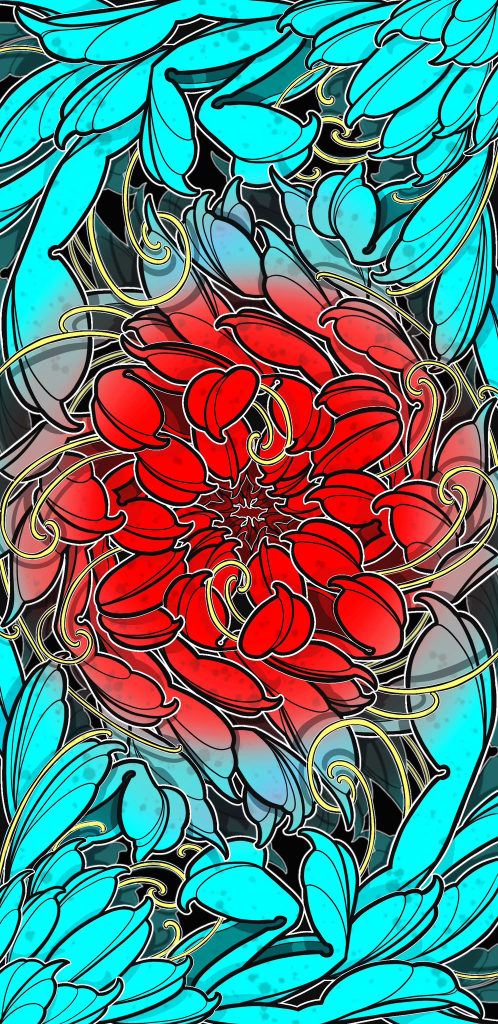
#> input picture assets/da zippo/WhatsApp Image 2026-10-25 at 14.33.51.jpeg, 996 x 2048 px (shown at 1/2 size)
$ python -i lift-originals.py   (imports and definitions only)
#> lines starting #> are read from the running program, lines starting #| are printed output that depends on the picture; after the words box and inside, x2 and y2 are one past the last pixel; in counts of white or black regions, pixels touching at a corner belong together
#> further down, picture is the input picture: shape (2048, 996, 3); mean B, G, R 121.2, 123.4, 84.8
"""Sgt. Zippo's own drawings (folder ../assets/da zippo, supplied by the owner in round 8) as the site's first designs.

    python -I scripts/lift-originals.py

For each drawing (sorted by file name → z01, z02, …; the AL3 badge is skipped) writes
  public/ink/<id>.webp (≤ 560 px) + public/ink/h/<id>.webp (≤ 384 px)   the floating sticker
  public/works/<id>.webp (≤ 1080 px) + public/works/<id>_s.webp (480 w) the drawing itself, for the archive
and src/designs.js (ids, titles, aspect). Then rebuilds src/ink-aspect.js.

Three kinds of drawing, set per file in KIND:
  paper  on white / cream paper: the same die-cut sticker as the AI redraws (lift-redraws.py), paper → bone;
  card   a framed flash card: the card itself, cropped from its margin, with rounded corners;
  dark   on black: cut out around the design, its colours kept.
"""
import os, sys, json, importlib.util, subprocess
import numpy as np
import cv2

HERE = os.path.dirname(os.path.abspath(__file__)); SITE = os.path.dirname(HERE); ROOT = os.path.dirname(SITE)
SRC = os.path.join(ROOT, "assets", "da zippo")
spec = importlib.util.spec_from_file_location("lift_redraws", os.path.join(HERE, "lift-redraws.py"))
# [1 line not run here, left out]

# by position in the sorted folder (1-based), checked by eye against the drawings
SKIP = {21}  # the AL3 badge: the studio's mark, not a design
KIND = {1: "card", 2: "card", 5: "card", 6: "card", 7: "card", 20: "dark"}
TITLE = {
    1: "Fiore rosso tra le foglie", 2: "Rose · turchese", 3: "Oni con katana", 4: "Samurai", 5: "Rose · rosso",
    6: "Caricatura", 7: "Pesce combattente", 8: "Rose e filigrana rossa", 9: "Tigre", 10: "Gru e ornamenti",
    11: "Ornamentale", 12: "Teschio ornamentale", 13: "Gufo e luna", 14: "Ornamentale · linea", 15: "Loto",
    16: "Lanterna", 17: "Mon cher", 18: "Gatto samurai", 19: "Mano e mela", 20: "Rosa e spine", 22: "Rosa rossa",
}


def card(bgr):
    """the card: everything that differs from the outer margin, cropped, rounded corners"""
    h, w = bgr.shape[:2]
#> h = 2048; w = 996
    U = max(h, w) / 100
#> U = 20.48
    r = max(2, int(1.2 * U))
#> r = 24
    ring = np.concatenate([bgr[:r].reshape(-1, 3), bgr[-r:].reshape(-1, 3), bgr[:, :r].reshape(-1, 3), bgr[:, -r:].reshape(-1, 3)]).astype(np.float32)
    g0, spread = np.median(ring, 0), ring.std(0).mean()
#> g0 = [164, 183, 12]; spread = 90.91
    if spread > 30:  # full bleed: the whole image is the card
        x0, y0, x1, y1 = 0, 0, w, h
#> x0 = 0; y0 = 0; x1 = 996; y1 = 2048
    else:
        d = np.linalg.norm(bgr.astype(np.float32) - g0, axis=2)
        m = (d > 30).astype(np.uint8)
        m = cv2.morphologyEx(m, cv2.MORPH_CLOSE, np.ones((int(U) | 1, int(U) | 1), np.uint8))
        n, cc, st, _ = cv2.connectedComponentsWithStats(m, 8)
        i = 1 + int(np.argmax(st[1:, cv2.CC_STAT_AREA]))
        x0, y0, bw, bh = st[i, :4]
        x1, y1 = x0 + bw, y0 + bh
    im = bgr[y0:y1, x0:x1]
    ch, cw = im.shape[:2]
#> ch = 2048; cw = 996
    rad = int(min(ch, cw) * 0.035)
#> rad = 34
    a = np.zeros((ch * 4, cw * 4), np.uint8)
    R = rad * 4
#> R = 136
    cv2.rectangle(a, (R, 0), (cw * 4 - R, ch * 4), 255, -1); cv2.rectangle(a, (0, R), (cw * 4, ch * 4 - R), 255, -1)
#> after `cv2.rectangle(a, (R, 0), (cw * 4 - R, ch * 4), 255, -1)`:
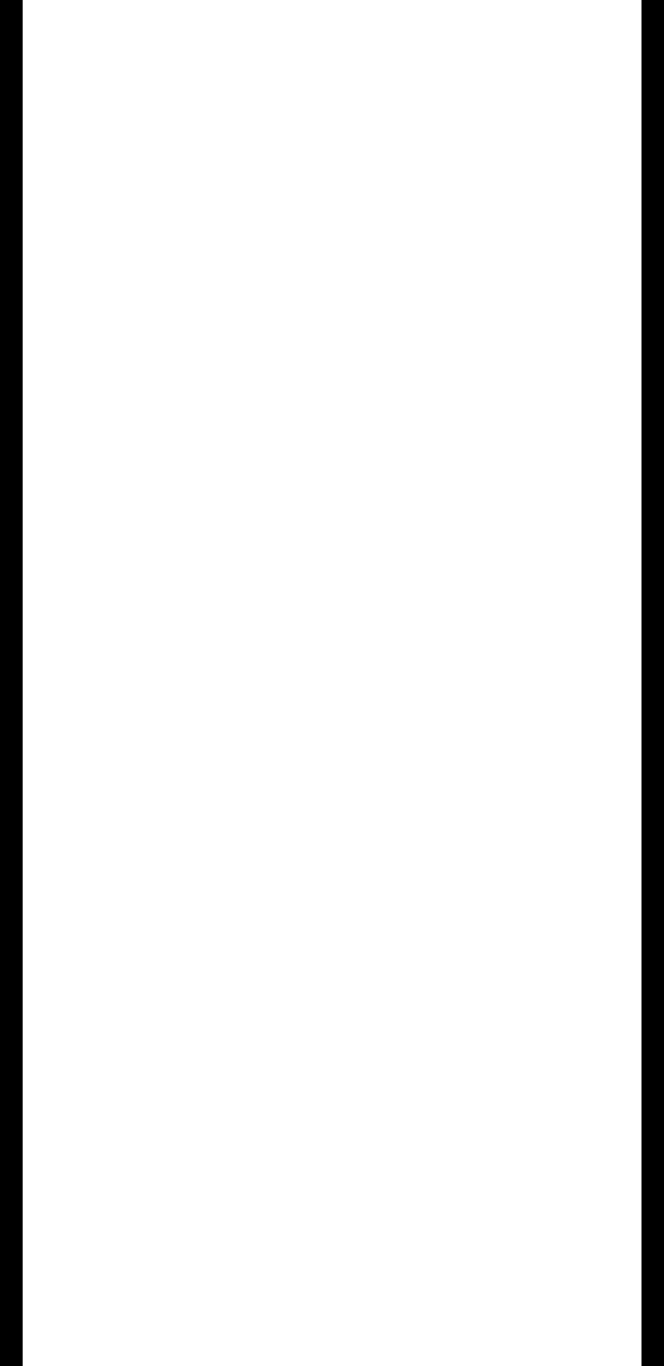
#> a: shape (8192, 3984) (shown at 1/6 size); 93.2% white; 2 black regions, box (x1, y1, x2, y2) and area: (0, 0, 136, 8192) 1114112, (3849, 0, 3984, 8192) 1105920
#> after `cv2.rectangle(a, (0, R), (cw * 4, ch * 4 - R), 255, -1)`:
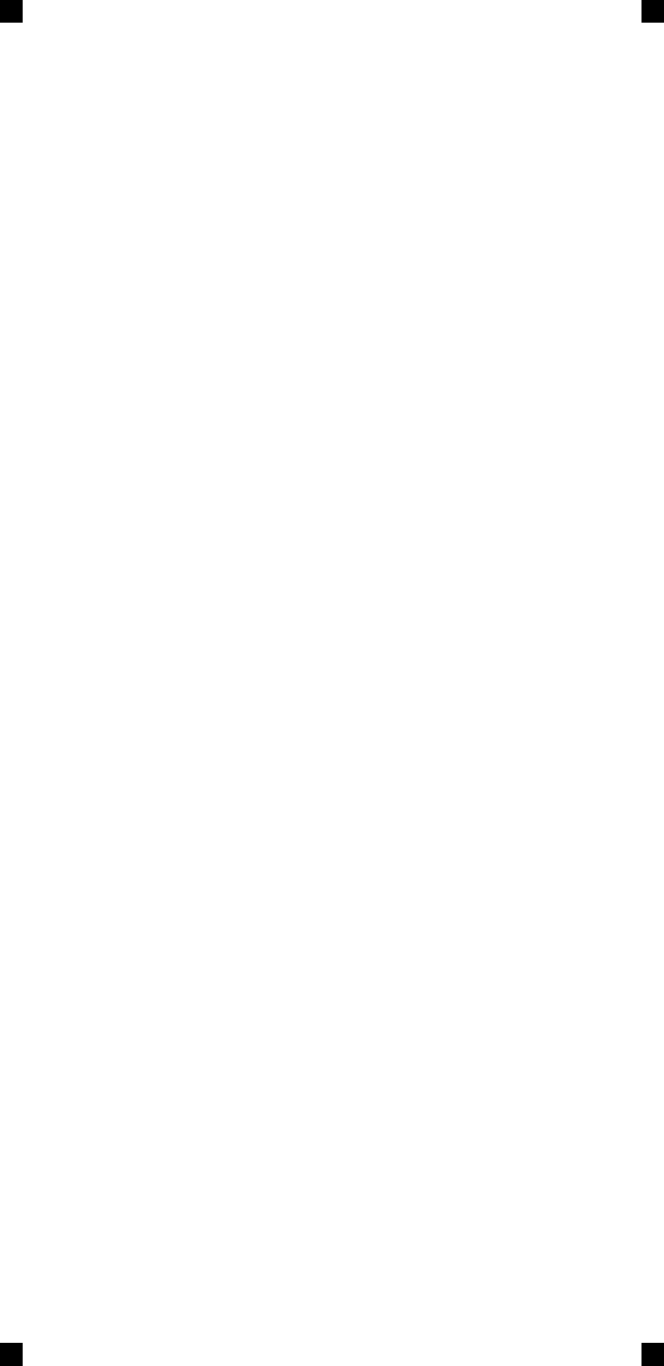
#> a: shape (8192, 3984) (shown at 1/6 size); 99.8% white; 4 black regions, box (x1, y1, x2, y2) and area: (0, 0, 136, 136) 18496, (3849, 0, 3984, 136) 18360, (0, 8057, 136, 8192) 18360, (3849, 8057, 3984, 8192) 18225
    for cx, cy in ((R, R), (cw * 4 - R, R), (R, ch * 4 - R), (cw * 4 - R, ch * 4 - R)):
        cv2.circle(a, (cx, cy), R, 255, -1)
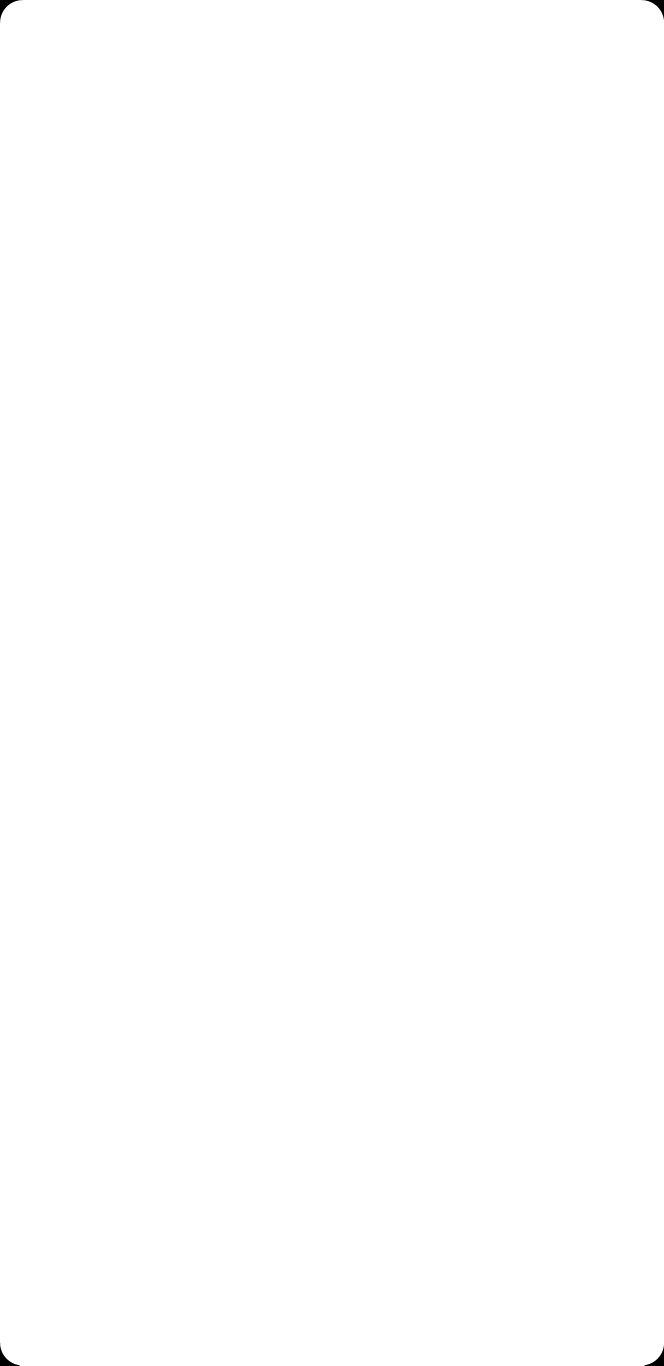
#> a: shape (8192, 3984) (shown at 1/6 size); 100% white; 4 black regions, box (x1, y1, x2, y2) and area: (0, 0, 136, 136) 4110, (3849, 0, 3984, 120) 3974, (0, 8057, 120, 8192) 3974, (3865, 8073, 3984, 8192) 3839
    a = cv2.resize(a, (cw, ch), interpolation=cv2.INTER_AREA)
    return np.dstack([im, a]), im


# [26 lines left out: functions dark, save_photo, not called in this run]


# [30 lines not run here, left out]

>>> import cv2
>>> picture = cv2.imread('../../assets/da zippo/WhatsApp Image 2026-10-25 at 14.33.51.jpeg')
>>> result = card(picture)

$ run again, on assets/da zippo/WhatsApp Image 2026-10-25 at 14.33.52.jpeg
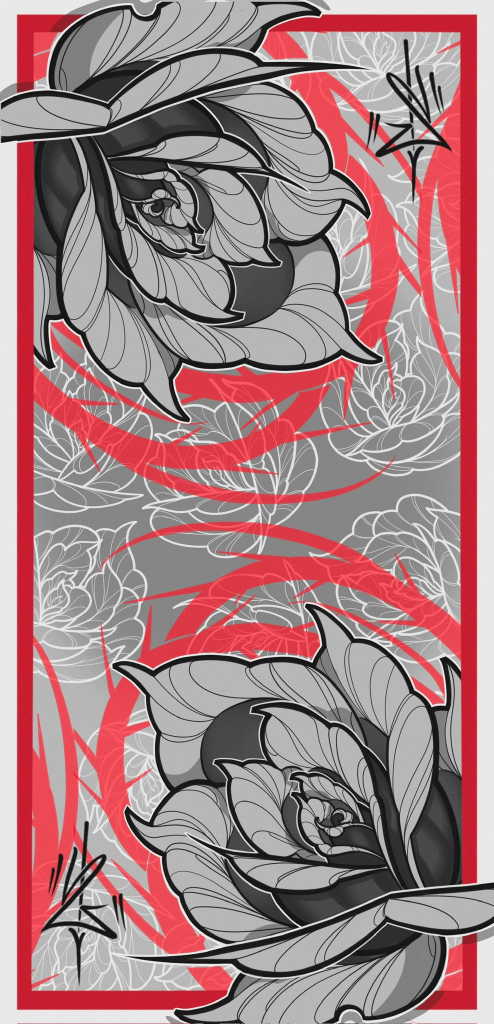
#> input picture assets/da zippo/WhatsApp Image 2026-10-25 at 14.33.52.jpeg, 988 x 2048 px (shown at 1/2 size)
#> picture is the input picture: shape (2048, 988, 3); mean B, G, R 133.2, 130.3, 165.2
#> g0 = [232, 232, 232]; spread = 44.23
#> in card, `cv2.rectangle(a, (R, 0), (cw * 4 - R, ch * 4), 255, -1)`:
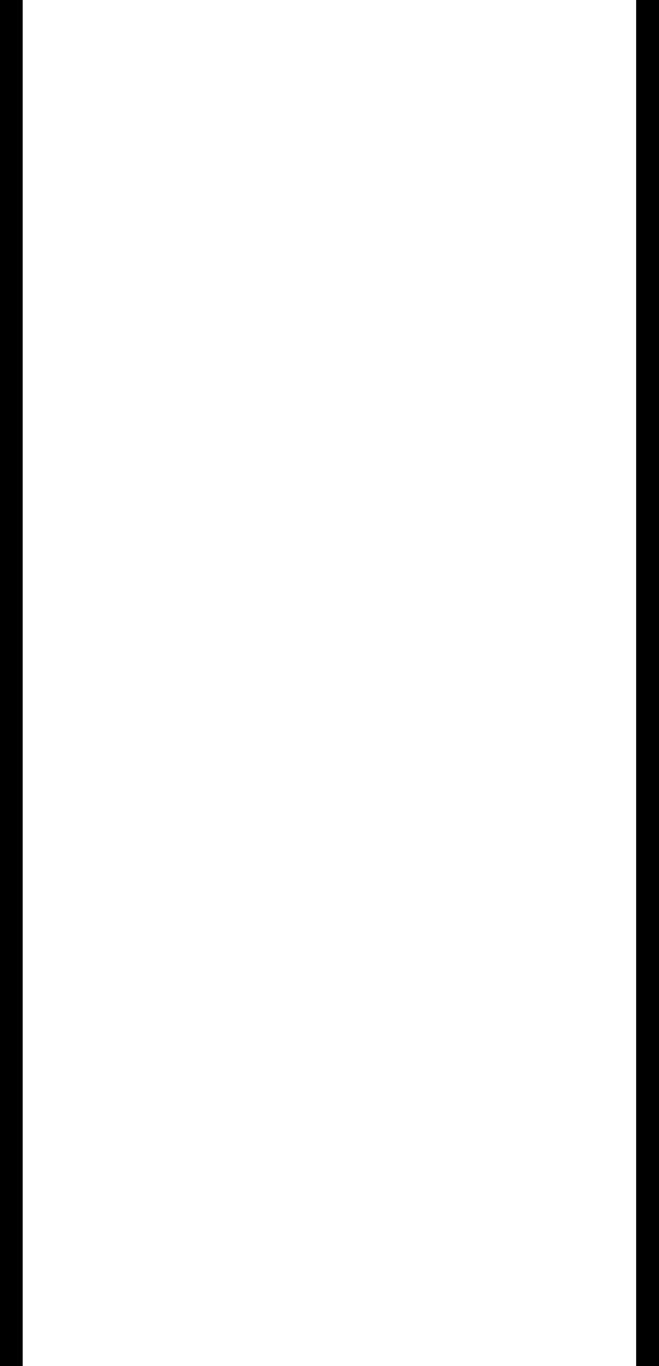
#> a: shape (8192, 3952) (shown at 1/6 size); 93.1% white; 2 black regions, box (x1, y1, x2, y2) and area: (0, 0, 136, 8192) 1114112, (3817, 0, 3952, 8192) 1105920

$ run again, on assets/da zippo/WhatsApp Image 2026-10-25 at 14.33.53 (1).jpeg
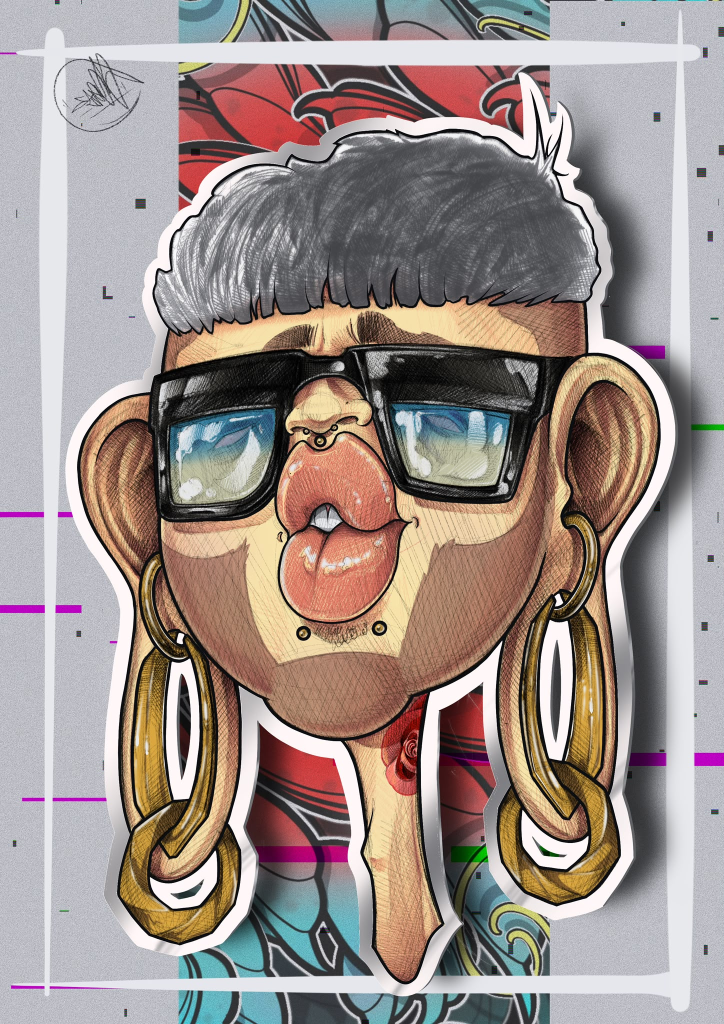
#> input picture assets/da zippo/WhatsApp Image 2026-10-25 at 14.33.53 (1).jpeg, 1448 x 2048 px (shown at 1/2 size)
#> picture is the input picture: shape (2048, 1448, 3); mean B, G, R 139.9, 144.8, 157.8
#> g0 = [193, 185, 185]; spread = 41.5
#> in card, `cv2.rectangle(a, (R, 0), (cw * 4 - R, ch * 4), 255, -1)`:
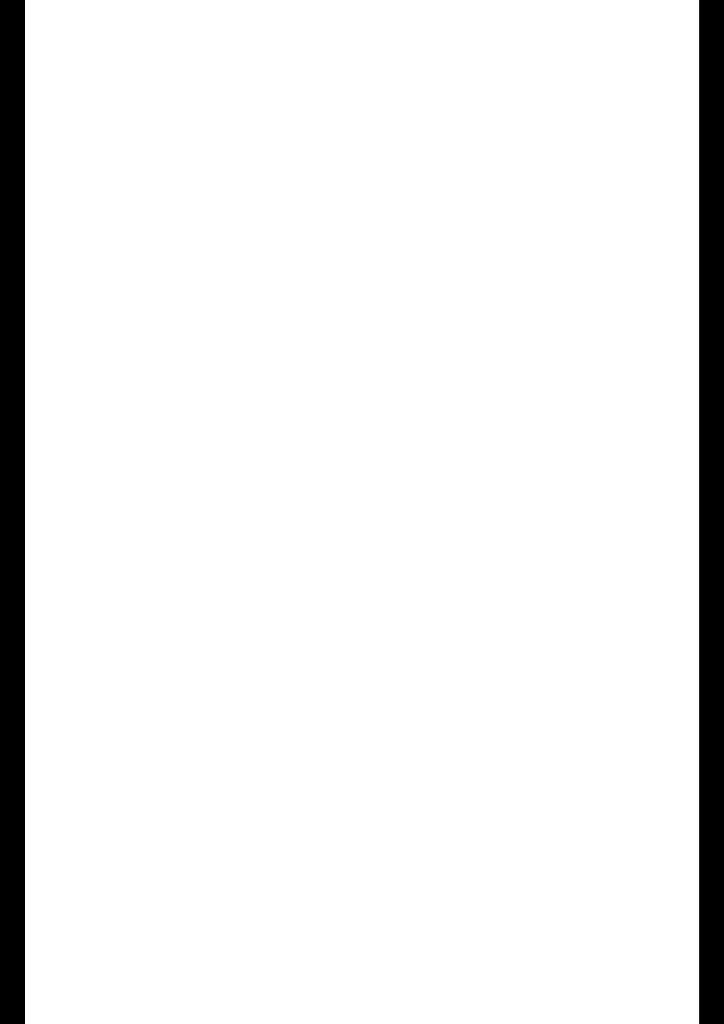
#> a: shape (8192, 5792) (shown at 1/8 size); 93.1% white; 2 black regions, box (x1, y1, x2, y2) and area: (0, 0, 200, 8192) 1638400, (5593, 0, 5792, 8192) 1630208

$ run again, on assets/da zippo/WhatsApp Image 2026-10-25 at 14.33.53 (2).jpeg
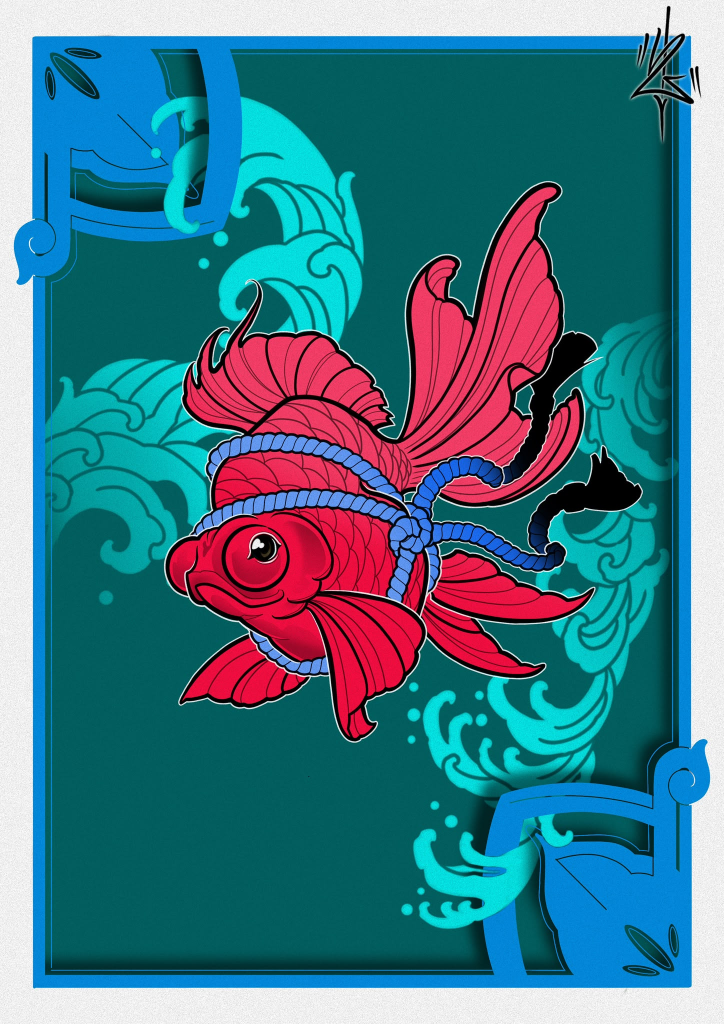
#> input picture assets/da zippo/WhatsApp Image 2026-10-25 at 14.33.53 (2).jpeg, 1448 x 2048 px (shown at 1/2 size)
#> picture is the input picture: shape (2048, 1448, 3); mean B, G, R 137.5, 120.4, 67.9
#> g0 = [240, 240, 240]; spread = 9.81
#> in card, `m = (d > 30).astype(np.uint8)`:
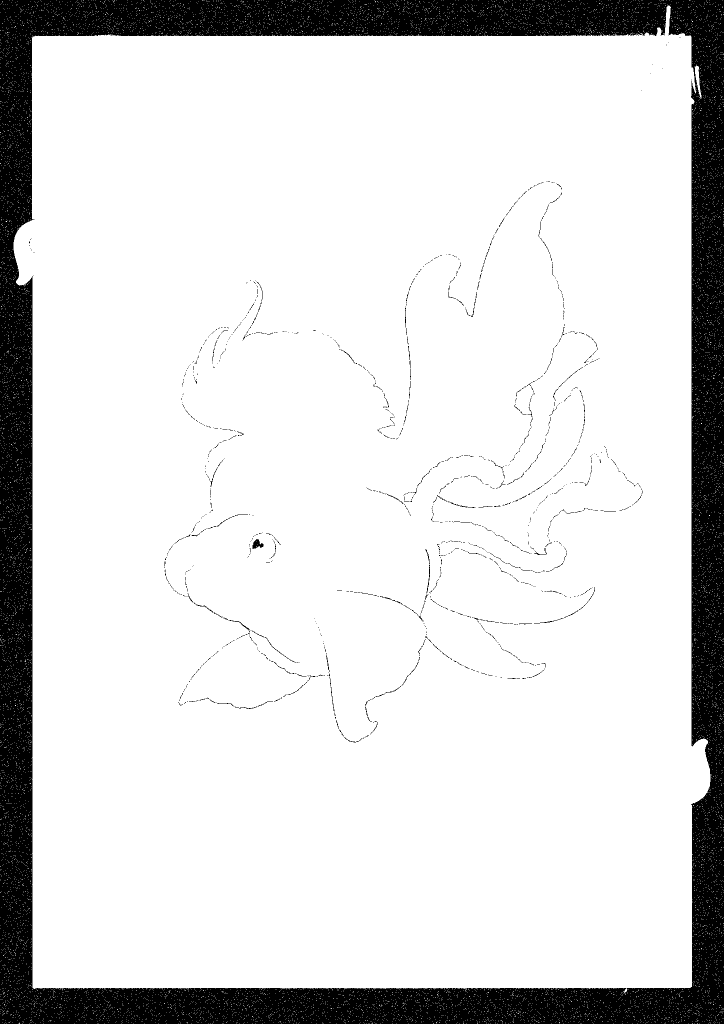
#> m: shape (2048, 1448) (shown at 1/2 size); values 0 (black) and 1 (white), 85.2% white; 1303 black regions (1222 under 20 px), largest, box (x1, y1, x2, y2) and area: (0, 0, 1448, 2048) 429801, (505, 1078, 528, 1098) 250, (853, 1129, 860, 1187) 97
#> cc: shape (2048, 1448) int32; values 0 (black) and 1 (white), 100% white; 3 black regions, box (x1, y1, x2, y2) and area: (0, 1074, 14, 1100) 354, (667, 0, 688, 11) 231, (0, 977, 11, 998) 231
#> n = 2; st = [[0, 0, 688, 1100, 816], [0, 0, 1448, 2048, 2964688]]
#> i = 1
#> x0 = 0; bw = 1448; bh = 2048
#> x1 = 1448; y1 = 2048
#> in card, `cv2.rectangle(a, (R, 0), (cw * 4 - R, ch * 4), 255, -1)`:
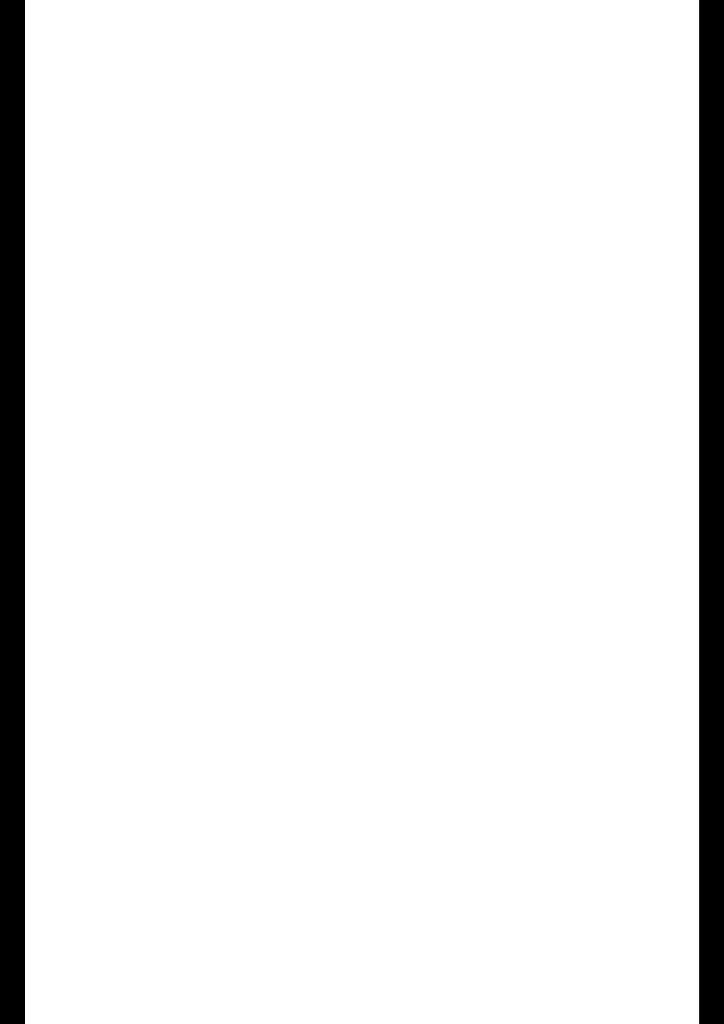
#> a: shape (8192, 5792) (shown at 1/8 size); 93.1% white; 2 black regions, box (x1, y1, x2, y2) and area: (0, 0, 200, 8192) 1638400, (5593, 0, 5792, 8192) 1630208
